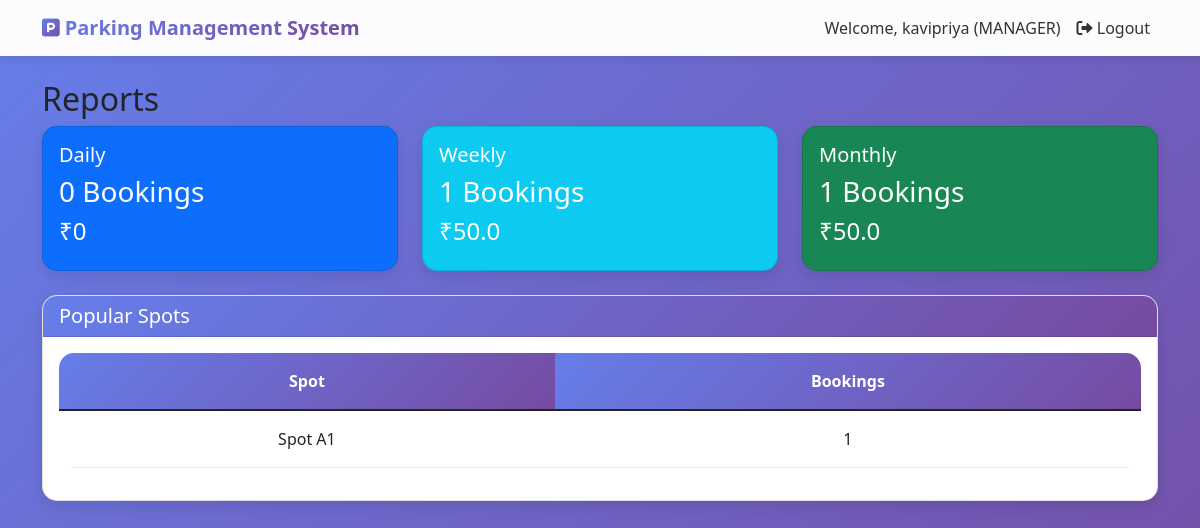
Before: /manager/reports (signed in) with the older database file.
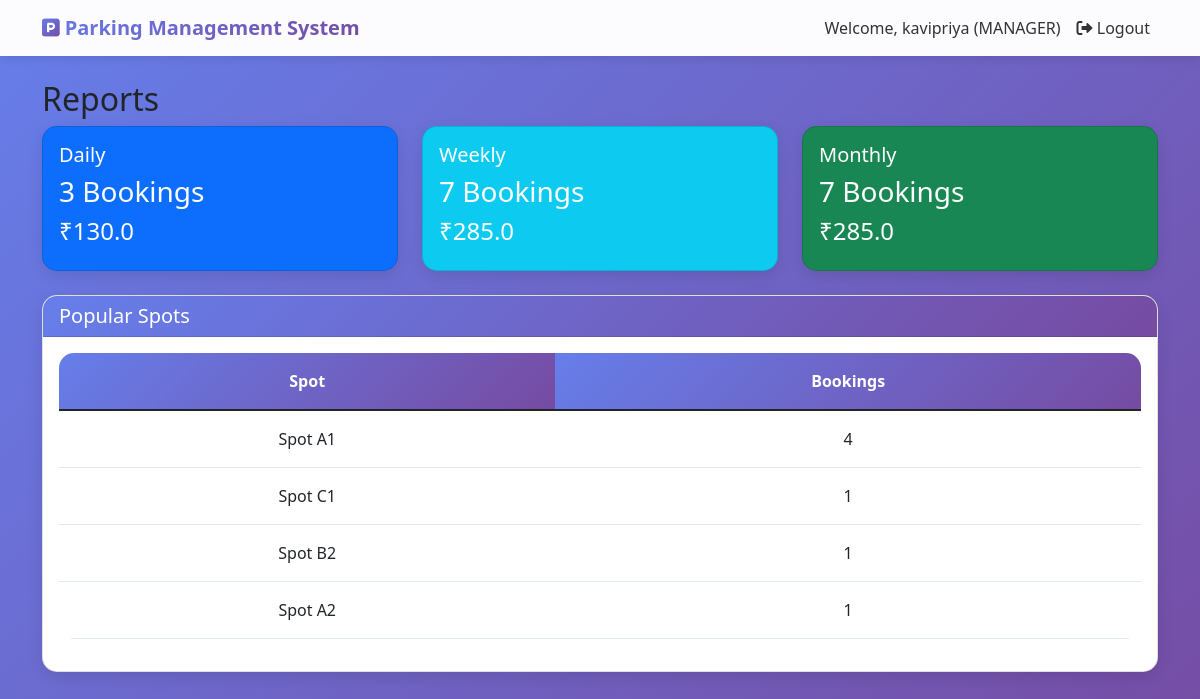
After: the same page with the newer database file.
### models.py (models this page shows)
class ParkingSpot(db.Model):
    id = db.Column(db.Integer, primary_key=True)
    spot_number = db.Column(db.String(10), unique=True, nullable=False)
    spot_type = db.Column(db.String(20), nullable=False)
    price_per_hour = db.Column(db.Float, nullable=False)
    status = db.Column(db.String(20), default='available')
    bookings = db.relationship('Booking', backref='parking_spot', lazy=True)

### app.py (the view)
@app.route('/manager/reports')
@login_required
def manager_reports():
    if current_user.role != 'manager':
        flash('Access denied!', 'danger')
        return redirect(url_for('user_dashboard'))
    today = datetime.now().date()
    daily_revenue = db.session.query(db.func.sum(Payment.amount)).filter(
        db.func.date(Payment.created_at) == today
    ).scalar() or 0
    daily_bookings = Booking.query.filter(db.func.date(Booking.created_at) == today).count()
    week_ago = datetime.now() - timedelta(days=7)
    weekly_revenue = db.session.query(db.func.sum(Payment.amount)).filter(
        Payment.created_at >= week_ago
    ).scalar() or 0
    weekly_bookings = Booking.query.filter(Booking.created_at >= week_ago).count()
    month_ago = datetime.now() - timedelta(days=30)
    monthly_revenue = db.session.query(db.func.sum(Payment.amount)).filter(
        Payment.created_at >= month_ago
    ).scalar() or 0
    monthly_bookings = Booking.query.filter(Booking.created_at >= month_ago).count()
    cancelled_bookings = Booking.query.filter_by(status='cancelled').count()
    total_refund = db.session.query(db.func.sum(Booking.refund_amount)).filter_by(status='cancelled').scalar() or 0
    popular_spots = db.session.query(
        ParkingSpot.spot_number,
        db.func.count(Booking.id).label('count')
    ).join(Booking).group_by(ParkingSpot.id).order_by(db.desc('count')).limit(5).all()
    return render_template('manager/reports.html',
                         daily_revenue=daily_revenue, daily_bookings=daily_bookings,
                         weekly_revenue=weekly_revenue, weekly_bookings=weekly_bookings,
                         monthly_revenue=monthly_revenue, monthly_bookings=monthly_bookings,
                         cancelled_bookings=cancelled_bookings, total_refund=total_refund,
                         popular_spots=popular_spots)

### app.py (called while the page is built)
@login_manager.user_loader
def load_user(user_id):
    return User.query.get(int(user_id))

@app.context_processor
def utility_processor():
    return {'now': datetime.now}

### templates/manager/reports.html
{% extends "base.html" %}
{% block content %}
<h2>Reports</h2>
<div class="row">
    <div class="col-md-4">
        <div class="card text-white bg-primary">
            <div class="card-body">
                <h5>Daily</h5>
                <h3>{{ daily_bookings }} Bookings</h3>
                <h4>₹{{ daily_revenue }}</h4>
            </div>
        </div>
    </div>
    <div class="col-md-4">
        <div class="card text-white bg-info">
            <div class="card-body">
                <h5>Weekly</h5>
                <h3>{{ weekly_bookings }} Bookings</h3>
                <h4>₹{{ weekly_revenue }}</h4>
            </div>
        </div>
    </div>
    <div class="col-md-4">
        <div class="card text-white bg-success">
            <div class="card-body">
                <h5>Monthly</h5>
                <h3>{{ monthly_bookings }} Bookings</h3>
                <h4>₹{{ monthly_revenue }}</h4>
            </div>
        </div>
    </div>
</div>
<div class="card mt-4">
    <div class="card-header">
        <h5>Popular Spots</h5>
    </div>
    <div class="card-body">
        <table class="table">
            <thead><tr><th>Spot</th><th>Bookings</th></tr></thead>
            <tbody>
                {% for spot in popular_spots %}
                <tr><td>Spot {{ spot.spot_number }}</td><td>{{ spot.count }}</td></tr>
                {% endfor %}
            </tbody>
        </table>
    </div>
</div>
{% endblock %}

Changed rows visible on the page:
changed ParkingSpot (number 1 of 4 on the later page): count "1" → "4"
now on this page (row edited): ParkingSpot: spot_number "C1", count "1"
now on this page (row edited): ParkingSpot: spot_number "B2", count "1"
now on this page (row edited): ParkingSpot: spot_number "A2", count "1"
Other visible differences:
{{ daily_bookings }}: "0" → "3"
{{ daily_revenue }}: "0" → "130.0"
{{ weekly_bookings }}: "1" → "7"
{{ weekly_revenue }}: "50.0" → "285.0"
{{ monthly_bookings }}: "1" → "7"
{{ monthly_revenue }}: "50.0" → "285.0"
